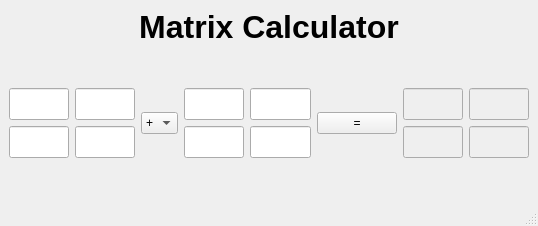
<?xml version="1.0" encoding="UTF-8"?>
<ui version="4.0">
 <class>MainWindow</class>
 <widget class="QMainWindow" name="MainWindow">
  <property name="geometry">
   <rect>
    <x>0</x>
    <y>0</y>
    <width>538</width>
    <height>226</height>
   </rect>
  </property>
  <property name="windowTitle">
   <string>MainWindow</string>
  </property>
  <widget class="QWidget" name="centralwidget">
   <layout class="QVBoxLayout" name="verticalLayout_2">
    <item>
     <layout class="QVBoxLayout" name="verticalLayout">
      <item>
       <widget class="QLabel" name="lbl_title">
        <property name="font">
         <font>
          <pointsize>24</pointsize>
          <weight>75</weight>
          <bold>true</bold>
         </font>
        </property>
        <property name="autoFillBackground">
         <bool>false</bool>
        </property>
        <property name="text">
         <string>Matrix Calculator</string>
        </property>
        <property name="alignment">
         <set>Qt::AlignCenter</set>
        </property>
       </widget>
      </item>
      <item>
       <spacer name="verticalSpacer">
        <property name="orientation">
         <enum>Qt::Vertical</enum>
        </property>
        <property name="sizeHint" stdset="0">
         <size>
          <width>20</width>
          <height>40</height>
         </size>
        </property>
       </spacer>
      </item>
      <item>
       <layout class="QHBoxLayout" name="horizontalLayout">
        <item>
         <layout class="QGridLayout" name="gridLayout">
          <item row="0" column="0">
           <widget class="QLineEdit" name="lnEdt_a11">
            <property name="font">
             <font>
              <pointsize>15</pointsize>
              <weight>75</weight>
              <bold>true</bold>
             </font>
            </property>
            <property name="text">
             <string/>
            </property>
           </widget>
          </item>
          <item row="0" column="1">
           <widget class="QLineEdit" name="lnEdt_a12">
            <property name="font">
             <font>
              <pointsize>15</pointsize>
              <weight>75</weight>
              <bold>true</bold>
             </font>
            </property>
           </widget>
          </item>
          <item row="1" column="0">
           <widget class="QLineEdit" name="lnEdt_a21">
            <property name="font">
             <font>
              <pointsize>15</pointsize>
              <weight>75</weight>
              <bold>true</bold>
             </font>
            </property>
           </widget>
          </item>
          <item row="1" column="1">
           <widget class="QLineEdit" name="lnEdt_a22">
            <property name="font">
             <font>
              <pointsize>15</pointsize>
              <weight>75</weight>
              <bold>true</bold>
             </font>
            </property>
           </widget>
          </item>
         </layout>
        </item>
        <item>
         <widget class="QComboBox" name="cmBx_operation">
          <item>
           <property name="text">
            <string>+</string>
           </property>
          </item>
          <item>
           <property name="text">
            <string>-</string>
           </property>
          </item>
          <item>
           <property name="text">
            <string>x</string>
           </property>
          </item>
         </widget>
        </item>
        <item>
         <layout class="QGridLayout" name="gridLayout_2">
          <item row="0" column="0">
           <widget class="QLineEdit" name="lnEdt_b11">
            <property name="font">
             <font>
              <pointsize>15</pointsize>
              <weight>75</weight>
              <bold>true</bold>
             </font>
            </property>
           </widget>
          </item>
          <item row="0" column="1">
           <widget class="QLineEdit" name="lnEdt_b12">
            <property name="font">
             <font>
              <pointsize>15</pointsize>
              <weight>75</weight>
              <bold>true</bold>
             </font>
            </property>
           </widget>
          </item>
          <item row="1" column="0">
           <widget class="QLineEdit" name="lnEdt_b21">
            <property name="font">
             <font>
              <pointsize>15</pointsize>
              <weight>75</weight>
              <bold>true</bold>
             </font>
            </property>
           </widget>
          </item>
          <item row="1" column="1">
           <widget class="QLineEdit" name="lnEdt_b22">
            <property name="font">
             <font>
              <pointsize>15</pointsize>
              <weight>75</weight>
              <bold>true</bold>
             </font>
            </property>
           </widget>
          </item>
         </layout>
        </item>
        <item>
         <widget class="QPushButton" name="but_equal">
          <property name="text">
           <string>=</string>
          </property>
         </widget>
        </item>
        <item>
         <layout class="QGridLayout" name="gridLayout_3">
          <item row="0" column="0">
           <widget class="QLineEdit" name="lnEdt_c11">
            <property name="enabled">
             <bool>false</bool>
            </property>
            <property name="font">
             <font>
              <pointsize>15</pointsize>
              <weight>75</weight>
              <bold>true</bold>
             </font>
            </property>
           </widget>
          </item>
          <item row="0" column="1">
           <widget class="QLineEdit" name="lnEdt_c12">
            <property name="enabled">
             <bool>false</bool>
            </property>
            <property name="font">
             <font>
              <pointsize>15</pointsize>
              <weight>75</weight>
              <bold>true</bold>
             </font>
            </property>
           </widget>
          </item>
          <item row="1" column="0">
           <widget class="QLineEdit" name="lnEdt_c21">
            <property name="enabled">
             <bool>false</bool>
            </property>
            <property name="font">
             <font>
              <pointsize>15</pointsize>
              <weight>75</weight>
              <bold>true</bold>
             </font>
            </property>
           </widget>
          </item>
          <item row="1" column="1">
           <widget class="QLineEdit" name="lnEdt_c22">
            <property name="enabled">
             <bool>false</bool>
            </property>
            <property name="font">
             <font>
              <pointsize>15</pointsize>
              <weight>75</weight>
              <bold>true</bold>
             </font>
            </property>
           </widget>
          </item>
         </layout>
        </item>
       </layout>
      </item>
      <item>
       <spacer name="verticalSpacer_2">
        <property name="orientation">
         <enum>Qt::Vertical</enum>
        </property>
        <property name="sizeHint" stdset="0">
         <size>
          <width>20</width>
          <height>40</height>
         </size>
        </property>
       </spacer>
      </item>
     </layout>
    </item>
   </layout>
  </widget>
  <widget class="QMenuBar" name="menubar">
   <property name="geometry">
    <rect>
     <x>0</x>
     <y>0</y>
     <width>538</width>
     <height>21</height>
    </rect>
   </property>
  </widget>
  <widget class="QStatusBar" name="statusbar"/>
 </widget>
 <resources/>
 <connections/>
</ui>
